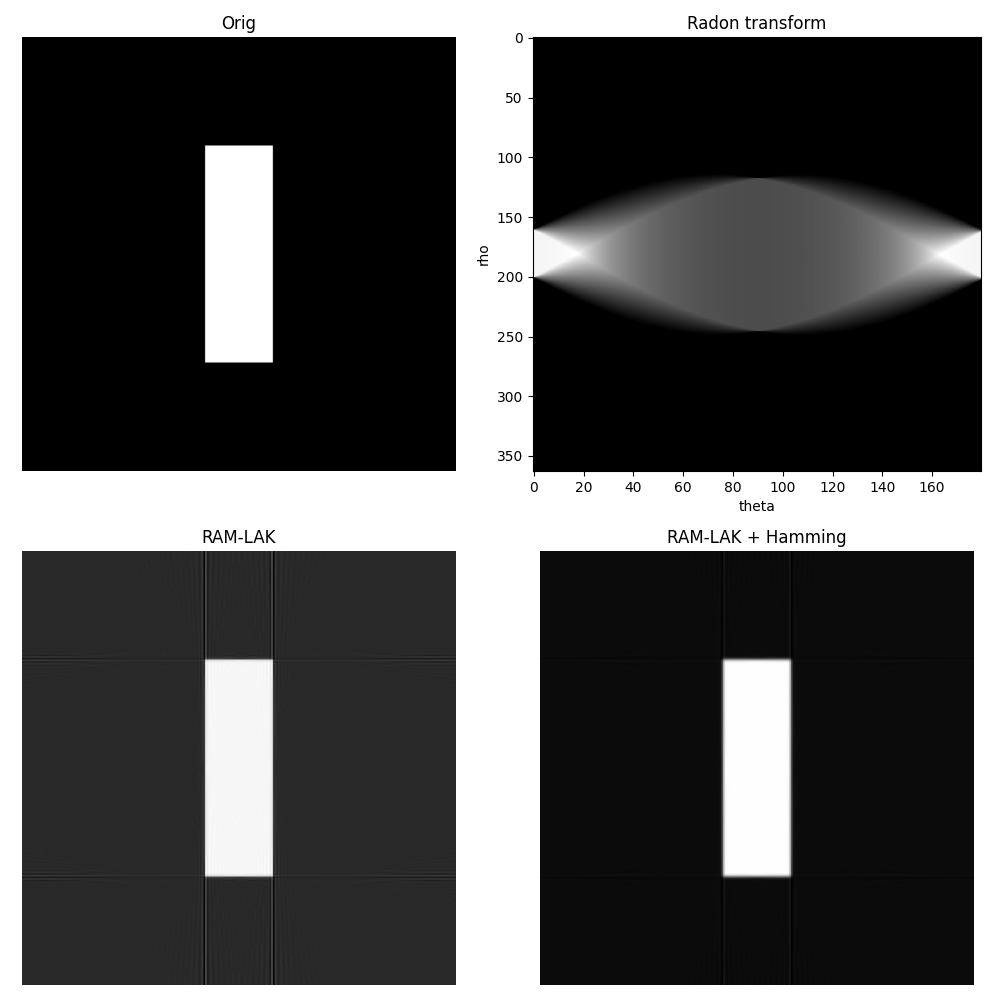

Write the Python code that produced this figure.

import sys
import os
import numpy as np
import matplotlib.pyplot as plt
from skimage.transform import radon, iradon, resize

# Parameters
NR = 256
# Theta = 0 : 1 : 179;
Theta = np.arange(0, 180, 1)

# Data
X = np.zeros((NR, NR))
r_start = int(NR/4)
r_end = int(3*NR/4)
c_center = int(NR/2)
c_start = c_center - 20
c_end = c_center + 20
X[r_start:r_end, c_start:c_end] = 1

# Radon transform
R = radon(X, theta=Theta, circle=False)

# Inverse Radon transform
print("Computing Inverse Radon (Ram-Lak)...")
XHat_RamLak = iradon(R, theta=Theta, filter_name='ramp', circle=False)

# XHat.Hamming = iradon (R, Theta, 'Hamming');
print("Computing Inverse Radon (Hamming)...")
XHat_Hamming = iradon(R, theta=Theta, filter_name='hamming', circle=False)

if XHat_RamLak.shape[0] > NR:
    # Center crop
    diff = XHat_RamLak.shape[0] - NR
    start = diff // 2
    XHat_RamLak = XHat_RamLak[start:start+NR, start:start+NR]

if XHat_Hamming.shape[0] > NR:
    diff = XHat_Hamming.shape[0] - NR
    start = diff // 2
    XHat_Hamming = XHat_Hamming[start:start+NR, start:start+NR]

# Display
fig, axes = plt.subplots(2, 2, figsize=(10, 10))

# 1. Original
axes[0, 0].imshow(X, cmap='gray')
axes[0, 0].set_title('Orig')
axes[0, 0].axis('off')

# 2. Radon
# Display sinogram. Transpose to match (theta (y), rho (x)) or typical MATLAB view?
# MATLAB: imshow(R, []).
# If R is (rho, theta) in Python (skimage default), then imshow shows rho on y-axis (rows), theta on x-axis (cols).
axes[0, 1].imshow(R, cmap='gray', aspect='auto')
axes[0, 1].set_title('Radon transform')
axes[0, 1].set_xlabel('theta')
axes[0, 1].set_ylabel('rho')

# 3. Ram-Lak
axes[1, 0].imshow(XHat_RamLak, cmap='gray')
axes[1, 0].set_title('RAM-LAK')
axes[1, 0].axis('off')

# 4. Hamming
axes[1, 1].imshow(XHat_Hamming, cmap='gray')
axes[1, 1].set_title('RAM-LAK + Hamming')
axes[1, 1].axis('off')

plt.tight_layout()
plt.savefig('Figure543.png')
print("Saved Figure543.png")
plt.show()
